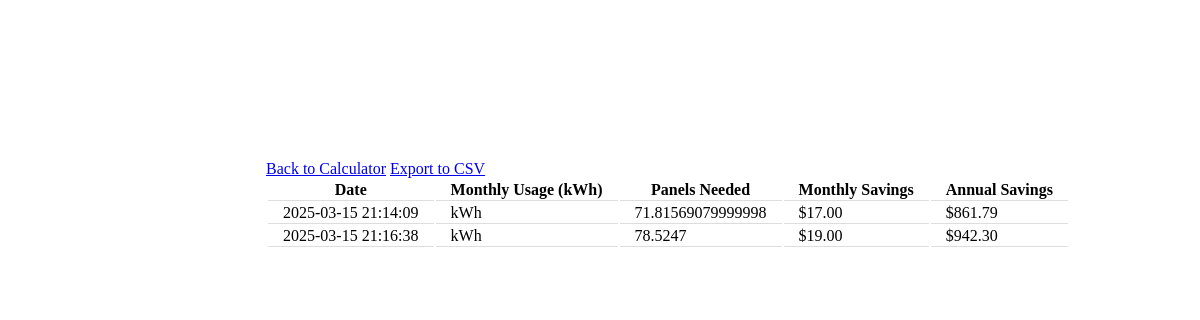
Before: /history with the older database file.
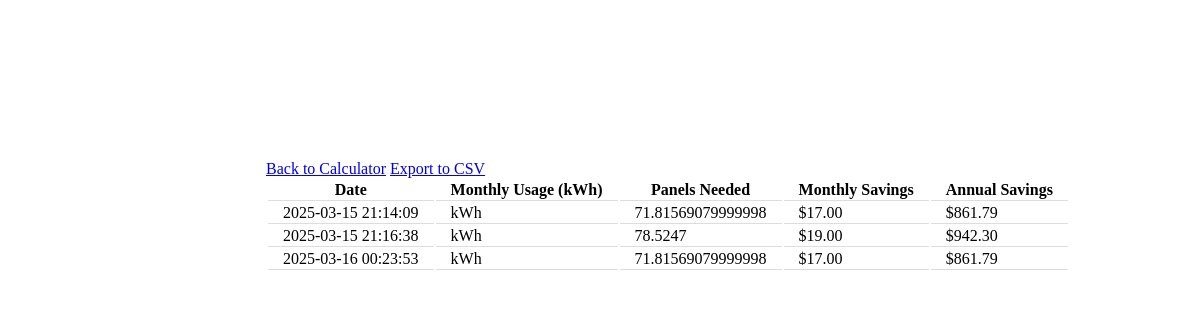
After: the same page with the newer database file.
### tables this page shows
CREATE TABLE calculations(
id INTEGER PRIMARY KEY AUTOINCREMENT,
total_KWH REAL NOT NULL DEFAULT 0,
monthly_savings REAL NOT NULL DEFAULT 0,
annual_savings REAL NOT NULL DEFAULT 0,
 calculation_date TIMESTAMP DEFAULT CURRENT_TIMESTAMP, panels_needed INT NOT NULL DEFAULT 0);

### app.py (the view)
@app.route("/history")
def history():
    calculations = get_all_calculations()
    return render_template("history.html", calculations=calculations)

### app.py (called while the page is built)
def get_all_calculations():
    conn = sqlite3.connect("microgrid.db")
    conn.row_factory = sqlite3.Row
    cursor = conn.cursor()
    cursor.execute("SELECT * FROM calculations")
    calculations = cursor.fetchall()
    conn.close()
    return calculations

### templates/history.html (shortened to what this page needs)
{% extends "layout.html" %}
{% block content %}
<div class="mb-3 d-flex justify-content-between">
    <a href="{{ url_for('index') }}" class="btn btn-outline-secondary">Back to Calculator</a>
    <a href="{{ url_for('export') }}" class="btn btn-success">Export to CSV</a>
</div>
{% if calculations %}
    <div class="table-responsive">
        <table class="table table-striped table-hover">
            <thead class="table-dark">
                <tr>
                    <th>Date</th>
                    <th>Monthly Usage (kWh)</th>
                    <th>Panels Needed</th>
                    <th>Monthly Savings</th>
                    <th>Annual Savings</th>
                </tr>
            </thead>
            <tbody>
                {% for calc in calculations %}
                <tr>
                    <td>{{ calc.calculation_date }}</td>
                    <td>{{ calc.monthly_kwh }} kWh</td>
                    <td>{{ calc.panels_needed }}</td>
                    <td>${{ "%.2f"|format(calc.monthly_savings) }}</td>
                    <td>${{ "%.2f"|format(calc.annual_savings) }}</td>
                </tr>
                {% endfor %}
            </tbody>
        </table>
    </div>
{% else %}
    <div class="alert alert-info">No calculations found. Try calculating some savings first!</div>
{% endif %}
{% endblock %}

### templates/layout.html (shortened to what this page needs)
<!DOCTYPE html>
<html lang="en">
    <head>
        <link href="/static/styles.css" rel="stylesheet">
    </head>
    <body>
<div class="container mt-4">
    {% block content %}{% endblock %}
</div>
    </body>
</html>

### static/styles.css (style rules this page uses)
div { padding-left: 15px; padding-right: 15px; }
table { width:auto; }
th { padding-left: 15px; padding-right: 15px; text-align: center; border-bottom: 1px solid #ddd; }
td { text-align: left; border-bottom: 1px solid #ddd; padding-left: 15px; padding-right: 15px; vertical-align: top; }
.container { position: fixed; top: 20%; left: 28%; margin-left: -100px; border-radius: 7px; }

Changed rows visible on the page:
added calculations: calculation_date "2025-03-16 00:23:53", panels_needed "71.81569079999998", monthly_savings "17.00", annual_savings "861.79"
